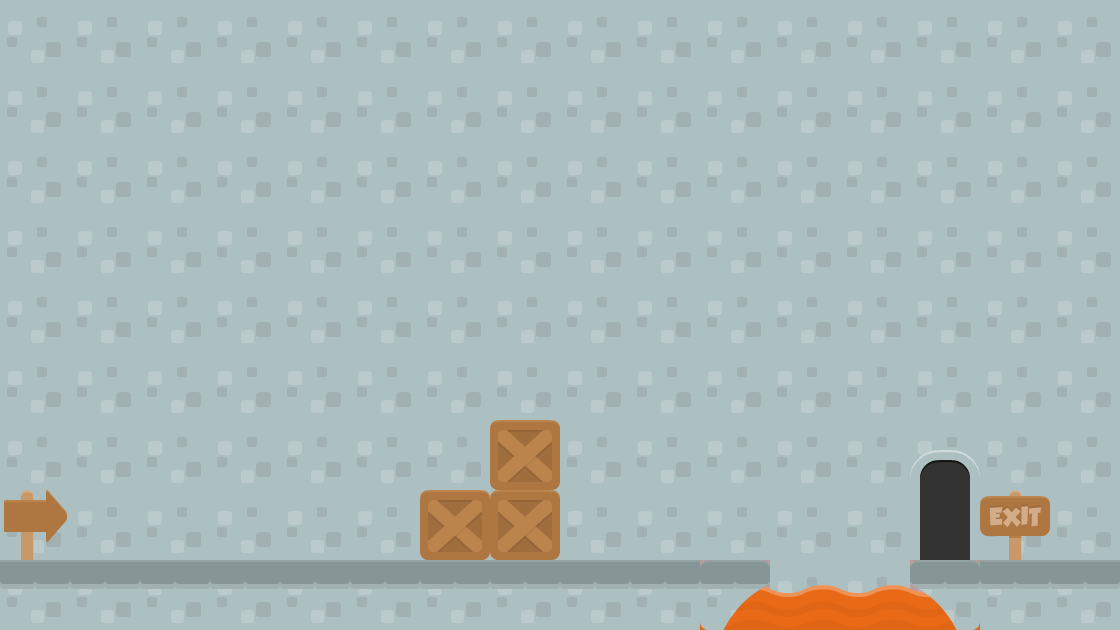

This is a level from a 2D game, rendered from its Tiled map with the project's own tilesets. A one-line summary and the map file follow, with tile-layer data summarised:
An orthogonal 16x9 tile map with 70x70 px tiles, 5 tile layers (background3, background2, background1, collision, ...), 2 tilesets and 3 objects (2x BadGuy, levelTrigger).

<map version="1.0" orientation="orthogonal" renderorder="right-down" width="16" height="9" tilewidth="70" tileheight="70" backgroundcolor="#ff0000">
 <tileset firstgid="1" name="background-tiles" tilewidth="70" tileheight="70">
  <image source="../img/background-tiles.png" width="910" height="910" />
 </tileset>
 <tileset firstgid="170" name="meta-tiles" tilewidth="70" tileheight="70">
  <image source="../img/meta-tiles.png" width="350" height="70" />
  <tile id="4">
   <properties>
    <property name="type" value="solid" />
   </properties>
  </tile>
 </tileset>
 <layer name="background3" width="16" height="9" opacity="0.81">
  <data>[144 cells, 7 non-empty, 3 distinct tile ids]</data>
 </layer>
 <layer name="background2" width="16" height="9">
  <data>[144 cells, 144 non-empty, 2 distinct tile ids]</data>
 </layer>
 <layer name="background1" width="16" height="9">
  <data>[144 cells, 20 non-empty, 6 distinct tile ids]</data>
 </layer>
 <layer name="collision" width="16" height="9" opacity="0">
  <data>[144 cells, 31 non-empty, 2 distinct tile ids]</data>
 </layer>
 <objectgroup name="trigger-entities" opacity="0.69">
  <object name="levelTrigger" x="917" y="444" width="52" height="115">
   <properties>
    <property name="level" value="juniorlevel2" />
    <property name="xSpawn" value="400" />
    <property name="ySpawn" value="0" />
   </properties>
  </object>
 </objectgroup>
 <layer name="foreground1" width="16" height="9">
  <data>[144 cells, 17 non-empty, 4 distinct tile ids]</data>
 </layer>
 <objectgroup name="EnemyEntities">
  <object name="BadGuy" x="597" y="491" width="170" height="67" />
  <object name="BadGuy" x="210" y="492" width="139" height="66" />
 </objectgroup>
</map>
